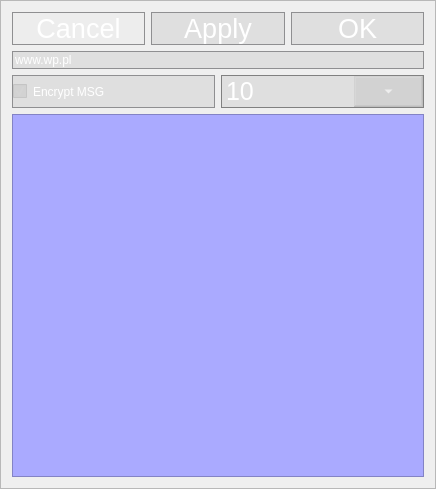
<?xml version="1.0" encoding="UTF-8"?>
<ui version="4.0">
 <class>FrameOptions</class>
 <widget class="QFrame" name="FrameOptions">
  <property name="geometry">
   <rect>
    <x>0</x>
    <y>0</y>
    <width>436</width>
    <height>489</height>
   </rect>
  </property>
  <property name="windowTitle">
   <string>Options</string>
  </property>
  <property name="windowIcon">
   <iconset resource="ikony.qrc">
    <normaloff>:/new/prefix1/iDom_client.ico</normaloff>:/new/prefix1/iDom_client.ico</iconset>
  </property>
  <property name="autoFillBackground">
   <bool>false</bool>
  </property>
  <property name="styleSheet">
   <string notr="true">background-image: url(:/new/prefix1/files/background.png);</string>
  </property>
  <property name="frameShape">
   <enum>QFrame::StyledPanel</enum>
  </property>
  <property name="frameShadow">
   <enum>QFrame::Raised</enum>
  </property>
  <layout class="QGridLayout" name="gridLayout">
   <item row="1" column="0">
    <layout class="QHBoxLayout" name="horizontalLayout">
     <item>
      <widget class="QPushButton" name="pushButton">
       <property name="sizePolicy">
        <sizepolicy hsizetype="Minimum" vsizetype="Ignored">
         <horstretch>0</horstretch>
         <verstretch>0</verstretch>
        </sizepolicy>
       </property>
       <property name="font">
        <font>
         <pointsize>20</pointsize>
        </font>
       </property>
       <property name="styleSheet">
        <string notr="true">QPushButton {
background-color: rgb(158, 158, 158,5);
border: 1px solid #8f8f91;
border-radius: 0px;
color:white;
}
QPushButton:pressed {
border:none;
}
   </string>
       </property>
       <property name="text">
        <string>Cancel</string>
       </property>
      </widget>
     </item>
     <item>
      <widget class="QPushButton" name="applyButton">
       <property name="font">
        <font>
         <pointsize>20</pointsize>
        </font>
       </property>
       <property name="styleSheet">
        <string notr="true">QPushButton {
background-color: rgb(158, 158, 158,50);
border: 1px solid #8f8f91;
border-radius: 0px;
color:white;
}
QPushButton:pressed {
border:none;
}</string>
       </property>
       <property name="text">
        <string>Apply</string>
       </property>
      </widget>
     </item>
     <item>
      <widget class="QPushButton" name="okbutton">
       <property name="font">
        <font>
         <pointsize>20</pointsize>
        </font>
       </property>
       <property name="styleSheet">
        <string notr="true">QPushButton {
background-color: rgb(158, 158, 158,50);
border: 1px solid #8f8f91;
border-radius: 0px;
color:white;
}
QPushButton:pressed {
border:none;
}</string>
       </property>
       <property name="text">
        <string>OK</string>
       </property>
      </widget>
     </item>
    </layout>
   </item>
   <item row="2" column="0">
    <widget class="QLineEdit" name="serverAddres">
     <property name="sizePolicy">
      <sizepolicy hsizetype="Expanding" vsizetype="Fixed">
       <horstretch>0</horstretch>
       <verstretch>0</verstretch>
      </sizepolicy>
     </property>
     <property name="styleSheet">
      <string notr="true">
background-color: rgb(158, 158, 158,50);
border: 1px solid #8f8f91;
border-radius: 0px;
color:white;
</string>
     </property>
     <property name="text">
      <string>www.wp.pl</string>
     </property>
    </widget>
   </item>
   <item row="3" column="0">
    <layout class="QHBoxLayout" name="horizontalLayout_2">
     <item>
      <widget class="QCheckBox" name="encryptCheckBox">
       <property name="sizePolicy">
        <sizepolicy hsizetype="Minimum" vsizetype="Minimum">
         <horstretch>0</horstretch>
         <verstretch>0</verstretch>
        </sizepolicy>
       </property>
       <property name="styleSheet">
        <string notr="true">
background-color: rgb(158, 158, 158,50);
border: 1px solid #8f8f91;
border-radius: 0px;
color:white;
</string>
       </property>
       <property name="text">
        <string>Encrypt MSG</string>
       </property>
       <property name="checkable">
        <bool>true</bool>
       </property>
       <property name="checked">
        <bool>true</bool>
       </property>
      </widget>
     </item>
     <item>
      <widget class="QComboBox" name="fontSize">
       <property name="sizePolicy">
        <sizepolicy hsizetype="Preferred" vsizetype="Minimum">
         <horstretch>0</horstretch>
         <verstretch>0</verstretch>
        </sizepolicy>
       </property>
       <property name="styleSheet">
        <string notr="true">QComboBox {
 border-radius: 0px;
background-color: rgb(158, 158, 158,50);
 border: 1px solid #8f8f91;
	border-color:grey;
	color:white;
    font-family:  &quot;Franklin Gothic Medium&quot;;
    font-size:  25px;
}
QComboBox::drop-down {
     width:19px;
   
    margin-right:50px;
   
}
QComboBox::down-arrow {
  image: url(:/new/prefix1/files/down_arrow.png);
}
	</string>
       </property>
       <property name="currentText">
        <string>10</string>
       </property>
       <property name="currentIndex">
        <number>8</number>
       </property>
       <property name="maxCount">
        <number>20</number>
       </property>
       <item>
        <property name="text">
         <string>1</string>
        </property>
       </item>
       <item>
        <property name="text">
         <string>2</string>
        </property>
       </item>
       <item>
        <property name="text">
         <string>3</string>
        </property>
       </item>
       <item>
        <property name="text">
         <string>5</string>
        </property>
       </item>
       <item>
        <property name="text">
         <string>6</string>
        </property>
       </item>
       <item>
        <property name="text">
         <string>7</string>
        </property>
       </item>
       <item>
        <property name="text">
         <string>8</string>
        </property>
       </item>
       <item>
        <property name="text">
         <string>9</string>
        </property>
       </item>
       <item>
        <property name="text">
         <string>10</string>
        </property>
       </item>
       <item>
        <property name="text">
         <string>11</string>
        </property>
       </item>
       <item>
        <property name="text">
         <string>12</string>
        </property>
       </item>
       <item>
        <property name="text">
         <string>16</string>
        </property>
       </item>
       <item>
        <property name="text">
         <string>18</string>
        </property>
       </item>
       <item>
        <property name="text">
         <string>20</string>
        </property>
       </item>
      </widget>
     </item>
    </layout>
   </item>
   <item row="4" column="0">
    <widget class="QTextEdit" name="textEditCommandList">
     <property name="styleSheet">
      <string notr="true">color: rgb(255, 255,255);
background-color: rgb(170, 170, 255);</string>
     </property>
    </widget>
   </item>
  </layout>
 </widget>
 <resources>
  <include location="ikony.qrc"/>
 </resources>
 <connections>
  <connection>
   <sender>okbutton</sender>
   <signal>clicked()</signal>
   <receiver>FrameOptions</receiver>
   <slot>close()</slot>
   <hints>
    <hint type="sourcelabel">
     <x>450</x>
     <y>351</y>
    </hint>
    <hint type="destinationlabel">
     <x>626</x>
     <y>169</y>
    </hint>
   </hints>
  </connection>
  <connection>
   <sender>pushButton</sender>
   <signal>clicked()</signal>
   <receiver>FrameOptions</receiver>
   <slot>close()</slot>
   <hints>
    <hint type="sourcelabel">
     <x>123</x>
     <y>333</y>
    </hint>
    <hint type="destinationlabel">
     <x>158</x>
     <y>355</y>
    </hint>
   </hints>
  </connection>
 </connections>
 <slots>
  <signal>signal1()</signal>
 </slots>
</ui>
